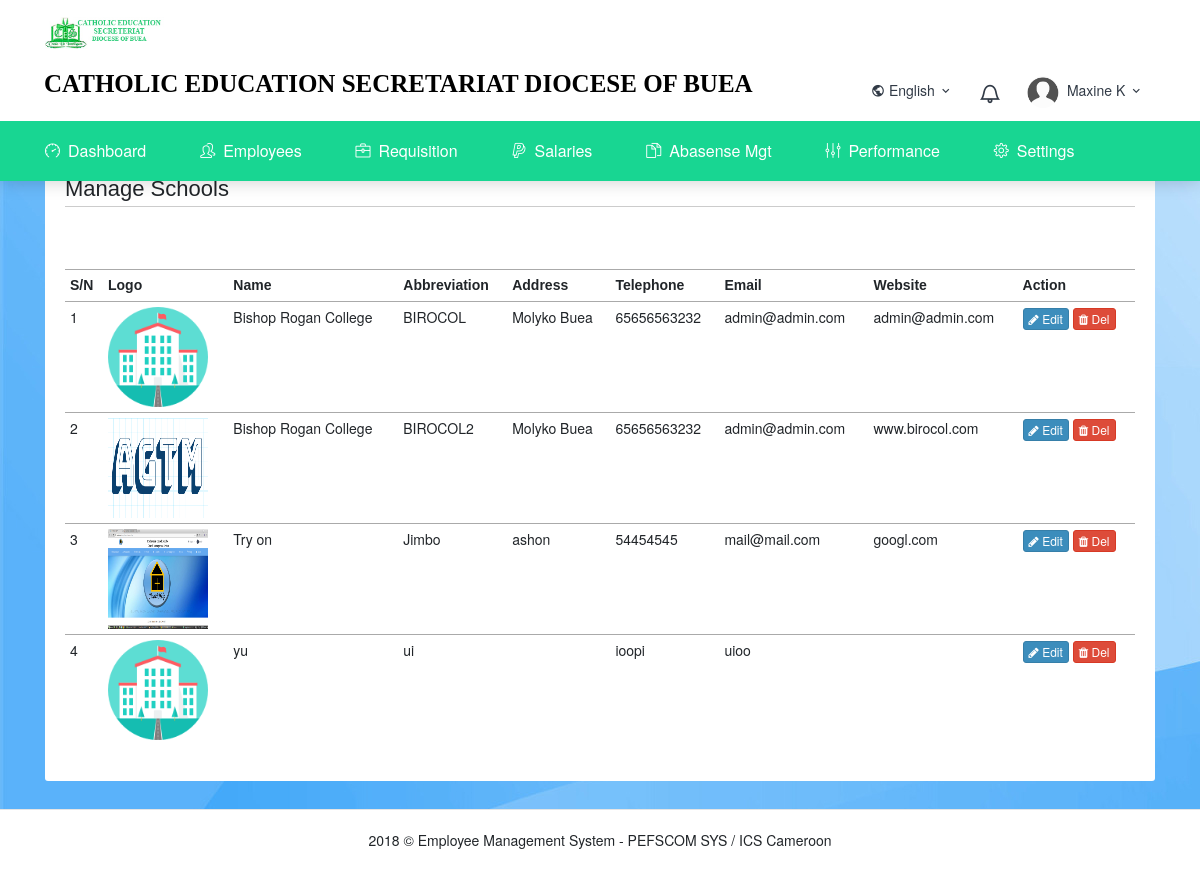
The app's page /admin/manage_schools.php, older data.
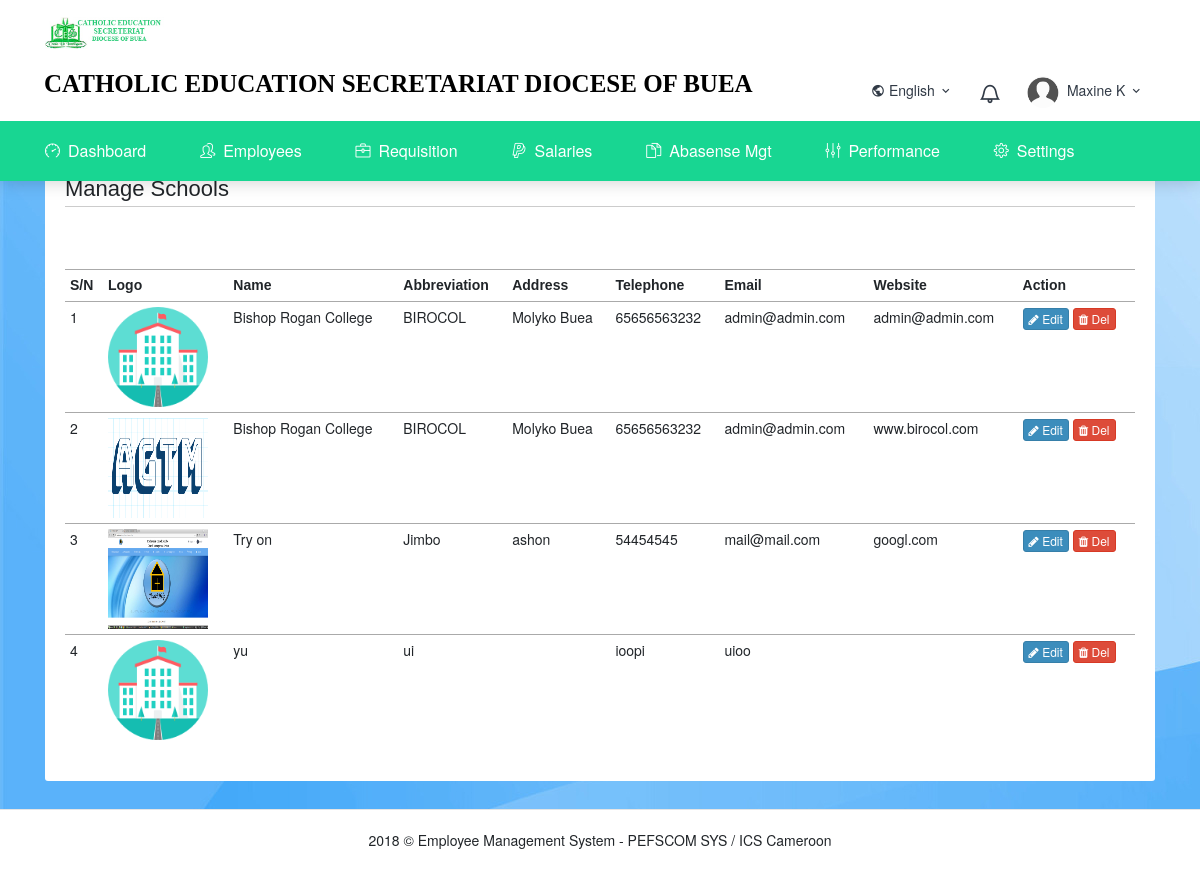
The same page, newer data.
### tables this page shows
CREATE TABLE `schools` (
  `id` int(20) NOT NULL,
  `name` varchar(100) NOT NULL,
  `address` text NOT NULL,
  `abbreviation` varchar(30) NOT NULL,
  `tel` varchar(30) NOT NULL,
  `email` varchar(60) NOT NULL,
  `website` varchar(100) NOT NULL,
  `logo` text NOT NULL,
  `time_added` timestamp NOT NULL DEFAULT CURRENT_TIMESTAMP
);

### admin/manage_schools.php (the view, shortened to what this page needs)
<?php
$db = new dbc();
$dbc = $db->get_instance();
include_once 'includes/head.php';
 ?>
 <?php
include_once 'includes/top_bar.php';
include_once 'includes/navigation.php';
  ?>
  <br>
  <div class="wrapper">
      <div class="container-fluid">
          <div class="row">
              <div class="col-md-12">
                  <div class="card-box">
                      <h2 class="page-header">
                          Manage Schools
                      </h2>
                      <br><br>
                      <div class="row">
                          <div class="col-md-12">
                              <div class="table-responsive">
                                  <?php
                                  $count = 1;
                                  $query = "SELECT * FROM `schools` ";
                                  $result = mysqli_query($dbc, $query)
                                    or die("Error, Could not get the schools");
                                   ?>
                                   <table class="table table-hover">
                                       <tr>
                                           <th>S/N</th>
                                           <th>Logo</th>
                                           <th>Name</th>
                                           <th>Abbreviation</th>
                                           <th>Address</th>
                                           <th>Telephone</th>
                                           <th>Email</th>
                                           <th>Website</th>
                                           <th>Action</th>
                                       </tr>
                                       <?php
                                       if(mysqli_num_rows($result) == 0)
                                       {
                                           ?>
                                        <tr>
                                            <td colspan="9" class="text-center">
                                                <strong class="text-primary">No Schools added yet</strong>
                                            </td>
                                        </tr>
                                           <?php
                                       }
                                       else {
                                           while($row = mysqli_fetch_array($result))
                                           {
                                               $log = $row['logo'];
                                               if(empty($log))
                                               {
                                                   $logo = Constants::DEFAULT_SCHOOL_LOGO;
                                               }
                                               else {
                                                   $logo = '../' . $log;
                                               }
                                               ?>
                                             <tr>
                                                 <td> <?php echo $count++; ?> </td>
                                                 <td>
                                                     <img src="<?php echo $logo; ?>" alt="School Logo"
                                                        width="100px" height="100px">
                                                 </td>
                                                 <td> <?php echo $row['name']; ?> </td>
                                                 <td> <?php echo $row['abbreviation']; ?> </td>
                                                 <td> <?php echo $row['address']; ?> </td>
                                                 <td> <?php echo $row['tel']; ?> </td>
                                                 <td> <?php echo $row['email']; ?> </td>
                                                 <td> <?php echo $row['website']; ?> </td>
                                                 <td>
                                                     <a href="edit_school.php?id=<?php echo $row['id']; ?>"
                                                         class="btn btn-xs btn-primary" title="Edit School">
                                                         <i class="fa fa-pencil"></i>
                                                         Edit
                                                     </a>
                                                     <a href="#" data-id1="<?php echo $row['id']; ?>"
                                                         class="btn btn-xs btn-danger delete" title="Delete School" >
                                                         <i class="fa fa-trash"></i>
                                                         Del
                                                     </a>
                                                 </td>
                                             </tr>
                                               <?php
                                           }
                                       }
                                        ?>
                                   </table>
                              </div>
                          </div>
                      </div>
                  </div>
              </div>
          </div>
      </div>
  </div>
  <?php
include_once 'includes/footer.php';
   ?>
 <?php
include_once 'includes/end.php';
  ?>

### admin/includes/head.php (shortened to what this page needs)
<!DOCTYPE html>
<html>
    <head>
        <link href="../assets/css/bootstrap.min.css" rel="stylesheet" type="text/css" />
        <link href="../assets/css/icons.css" rel="stylesheet" type="text/css" />
        <link href="../assets/css/style.css" rel="stylesheet" type="text/css" />
        <link href="../assets/css/AdminLTE.css" rel="stylesheet" type="text/css" />
        <link href="../assets/css/animate.css" rel="stylesheet" type="text/css" />
        <link href="../assets/css/app.css" rel="stylesheet" type="text/css" />

### admin/includes/top_bar.php (shortened to what this page needs)
</head>
<body>
    <header id="topnav">
        <div class="topbar-main">
            <div class="container-fluid">
                <div class="logo">
                    <a href="index.html" class="logo">
                        <img src="../assets/images/logo.png" alt="" height="32" class="logo-large">
                    </a>
                </div>
                <div class="menu-extras topbar-custom">
                    <ul class="list-unstyled topbar-right-menu float-right mb-0">
                        <li class="menu-item company">
                            <?php echo Company::company_name; ?>
                        </li>
                        <li class="dropdown notification-list hide-phone">
                            <a class="nav-link dropdown-toggle waves-effect nav-user" data-toggle="dropdown" href="#" role="button"
                               aria-haspopup="false" aria-expanded="false">
                                <i class="mdi mdi-earth"></i> English  <i class="mdi mdi-chevron-down"></i>
                            </a>
                        </li>
                        <li class="dropdown notification-list">
                            <a class="nav-link dropdown-toggle arrow-none waves-effect" data-toggle="dropdown" href="#" role="button"
                               aria-haspopup="false" aria-expanded="false">
                                <i class="fi-bell noti-icon"></i>
                            </a>
                        </li>
                        <li class="dropdown notification-list">
                            <a class="nav-link dropdown-toggle waves-effect nav-user" data-toggle="dropdown" href="#" role="button"
                               aria-haspopup="false" aria-expanded="false">
                                <img src="../assets/images/avatar.png" alt="user" class="rounded-circle"> <span class="ml-1 pro-user-name">Maxine K <i class="mdi mdi-chevron-down"></i> </span>
                            </a>
                        </li>
                    </ul>
                </div>
                <div class="clearfix"></div>
            </div>
        </div>

### admin/includes/navigation.php (shortened to what this page needs)
<div class="navbar-custom">
    <div class="container-fluid">
        <div id="navigation">
            <ul class="navigation-menu">
                <li class="has-submenu">
                    <a href="#"><i class="icon-speedometer"></i>Dashboard</a>
                </li>
                <li class="has-submenu">
                    <a href="#"><i class="icon-people"></i>Employees</a>
                </li>
                <li class="has-submenu">
                    <a href="#"><i class="icon-briefcase"></i>Requisition</a>
                </li>
                <li class="has-submenu">
                    <a href="#"><i class="icon-paypal"></i>Salaries</a>
                </li>
                <li class="has-submenu">
                    <a href="#"><i class="icon-docs"></i>Abasense Mgt</a>
                </li>
                <li class="has-submenu">
                    <a href="#" title="Performance Evaluation"><i class="icon-equalizer"></i>Performance</a>
                </li>
                <li class="has-submenu">
                    <a href="#"><i class="icon-settings"></i>Settings</a>
                </li>
            </ul>
        </div>
    </div>
</div>
</header>

### admin/includes/footer.php
<footer class="footer">
    <div class="container">
        <div class="row">
            <div class="col-12 text-center">
                2018 © Employee Management System - PEFSCOM SYS / ICS Cameroon
            </div>
        </div>
    </div>
</footer>

### admin/includes/end.php
</body>
</html>

### assets/css/app.css (style rules this page uses)
body { background: url('../images/bg.jpg'); }
th { font-weight: bold !important; }
.company { color: #000; padding: 5px; font-size: 25px; margin-left: -10%; margin-right: 10%; font-family: serif; font-weight: bold; }

Row changes from the older to the newer data that the page shows:
changed schools "www.birocol.com": abbreviation "BIROCOL2" → "BIROCOL"
